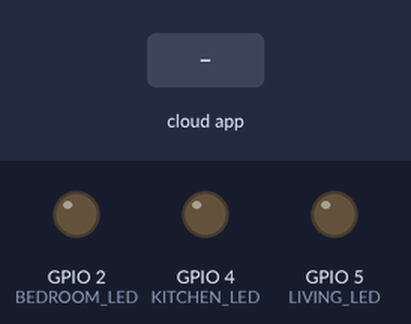
Recording of a sketch running on a simulated ESP32. On the bench: output pins drawn as LEDs (lit = HIGH). The test bench sets the inputs (shaded band). WiFi joins after 1.5 s; servers stay silent unless stated; the Firebase database answers and starts empty; what the sketch prints to the serial monitor is not drawn.

Above: at 2.7 s.
2.8 s: the phone or cloud app sets bedroom to 1
At 4.1 s:
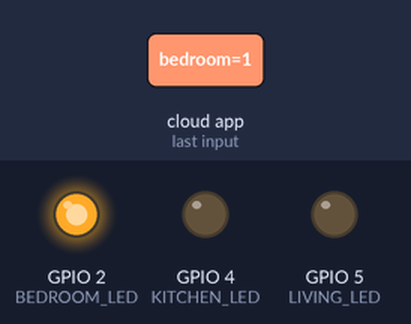
4.6 s: the phone or cloud app sets kitchen to 1
At 5.5 s:
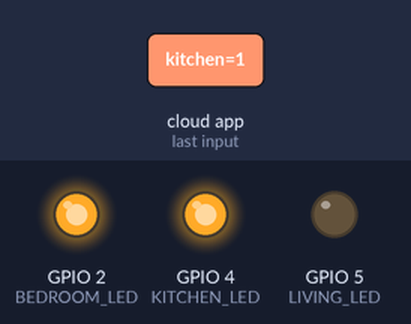
6.4 s: the phone or cloud app sets living to 1
At 7.9 s:
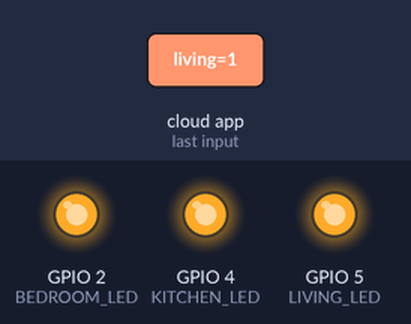
8.2 s: the phone or cloud app sets bedroom to 0
At 10.0 s:
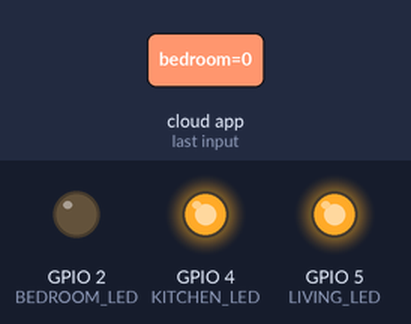
10.6 s: the phone or cloud app sets kitchen to 0
At 11.4 s:
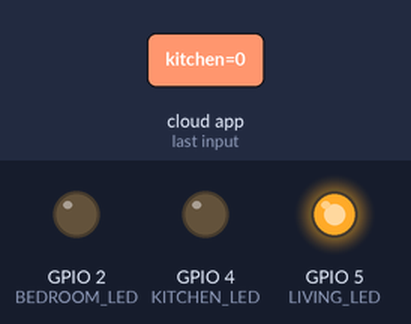
12.4 s: the phone or cloud app sets bedroom to 1
At 14.7 s:
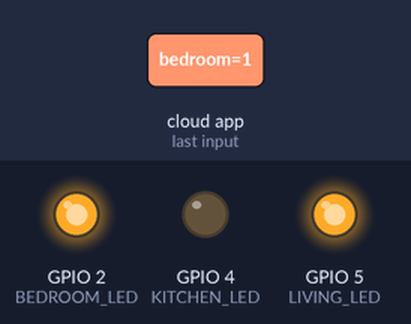
Timing chart, 0 to 16.1 s (numbered marks = the images above; inputs shaded):
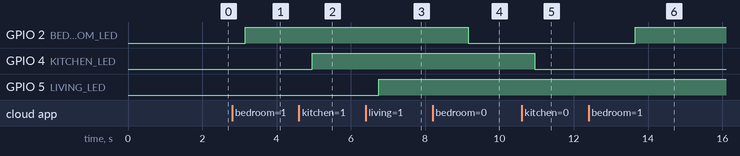

The sketch:

sketch_may23a.ino
```cpp
#include <WiFi.h>
#include <Firebase_ESP_Client.h>
#include <addons/TokenHelper.h>

#define WIFI_SSID "hi"
#define WIFI_PASSWORD "123456789"
#define API_KEY "AIzaSyBfH2wh_Jg4NhCi41DO_oagPuXpFVBIZGs"
#define DATABASE_URL "https://iot-cloud-510fa-default-rtdb.asia-southeast1.firebasedatabase.app"

FirebaseData fbdo;
FirebaseAuth auth;
FirebaseConfig config;

#define MQ2_PIN 34
#define MQ135_PIN 35
#define BEDROOM_LED 2
#define KITCHEN_LED 4
#define LIVING_LED 5

unsigned long lastUpdate = 0;
unsigned long lastLoop = 0;
const float LED_WATT = 10.0;
const float MQ2_WATT = 0.2;
const float MQ135_WATT = 0.2;
const float kWh_rate = 10.0;

void setup() {
  Serial.begin(115200);
  pinMode(BEDROOM_LED, OUTPUT);
  pinMode(KITCHEN_LED, OUTPUT);
  pinMode(LIVING_LED, OUTPUT);

  WiFi.begin(WIFI_SSID, WIFI_PASSWORD);
  while (WiFi.status() != WL_CONNECTED) {
    delay(500);
    Serial.print(".");
  }
  Serial.println("\nWiFi connected");

  config.api_key = API_KEY;
  config.database_url = DATABASE_URL;
  config.token_status_callback = tokenStatusCallback;
  Firebase.begin(&config, &auth);
  Firebase.reconnectWiFi(true);

  if (Firebase.signUp(&config, &auth, "", "")) {
    Serial.println("Firebase signUp succeeded");
  } else {
    Serial.printf("Firebase signUp failed: %s\n", config.signer.signupError.message.c_str());
  }

  while (!Firebase.ready()) delay(100);
}

void loop() {
  unsigned long now = millis();
  if (now - lastLoop < 1000) return; // 1s polling
  lastLoop = now;

  // LED toggling from Firebase
  bool state = getBool("/appliances/bedroom");
  digitalWrite(BEDROOM_LED, state);
  Firebase.RTDB.setBool(&fbdo, "/appliances/bedroom_state", state);

  state = getBool("/appliances/kitchen");
  digitalWrite(KITCHEN_LED, state);
  Firebase.RTDB.setBool(&fbdo, "/appliances/kitchen_state", state);

  state = getBool("/appliances/living");
  digitalWrite(LIVING_LED, state);
  Firebase.RTDB.setBool(&fbdo, "/appliances/living_state", state);

  // Sensor toggling from Firebase
  bool mq2_enabled = getBool("/appliances/mq2");
  bool mq135_enabled = getBool("/appliances/mq135");

  // Always update the state fields for the frontend display
  Firebase.RTDB.setBool(&fbdo, "/appliances/mq2_state", mq2_enabled);
  Firebase.RTDB.setBool(&fbdo, "/appliances/mq135_state", mq135_enabled);

  if (mq2_enabled) {
    int mq2Raw = analogRead(MQ2_PIN); // 0-4095
    int mq2Val = map(mq2Raw, 0, 4095, 0, 1000); // Map to 0-1000 for frontend
    Firebase.RTDB.setInt(&fbdo, "/sensors/mq2", mq2Val);
  }

  if (mq135_enabled) {
    int mq135Raw = analogRead(MQ135_PIN); // 0-4095
    int mq135Val = map(mq135Raw, 0, 4095, 0, 500); // Map to 0-500 for frontend
    Firebase.RTDB.setInt(&fbdo, "/sensors/mq135", mq135Val);
  }

  // Usage tracking every minute
  if (now - lastUpdate >= 60000) {
    lastUpdate = now;

    updateUsage("bedroom", digitalRead(BEDROOM_LED), LED_WATT);
    updateUsage("kitchen", digitalRead(KITCHEN_LED), LED_WATT);
    updateUsage("living", digitalRead(LIVING_LED), LED_WATT);
    updateUsage("mq2", mq2_enabled, MQ2_WATT);
    updateUsage("mq135", mq135_enabled, MQ135_WATT);

    // Compute total cost
    float totalWh = getUsage("bedroom") + getUsage("kitchen") + getUsage("living") + getUsage("mq2") + getUsage("mq135");
    float kWh = totalWh / 1000.0;
    float cost = kWh * kWh_rate;
    Firebase.RTDB.setFloat(&fbdo, "/usage/total_cost", cost);
  }
}

bool getBool(String path) {
  if (Firebase.RTDB.getBool(&fbdo, path)) return fbdo.boolData();
  return false;
}

void updateUsage(String key, bool on, float watt) {
  if (!on) return;
  float wh = watt / 60.0;  // watt-minute to watt-hour
  float current = 0;
  if (Firebase.RTDB.getFloat(&fbdo, "/usage/" + key)) {
    current = fbdo.floatData();
    if (isnan(current)) current = 0;
  }
  Firebase.RTDB.setFloat(&fbdo, "/usage/" + key, current + wh);
}

float getUsage(String key) {
  if (Firebase.RTDB.getFloat(&fbdo, "/usage/" + key)) {
    float val = fbdo.floatData();
    if (isnan(val)) return 0;
    return val;
  }
  return 0;
}
```

Measured:
- after the input at 2.8 s, GPIO 2 (BEDROOM_LED): LOW → HIGH after 0.35 s
- after the input at 4.6 s, GPIO 4 (KITCHEN_LED): LOW → HIGH after 0.35 s
- after the input at 6.4 s, GPIO 5 (LIVING_LED): LOW → HIGH after 0.35 s
- after the input at 8.2 s, GPIO 2 (BEDROOM_LED): HIGH → LOW after 0.96 s
- after the input at 10.6 s, GPIO 4 (KITCHEN_LED): HIGH → LOW after 0.36 s
- after the input at 12.4 s, GPIO 2 (BEDROOM_LED): LOW → HIGH after 1.3 s
